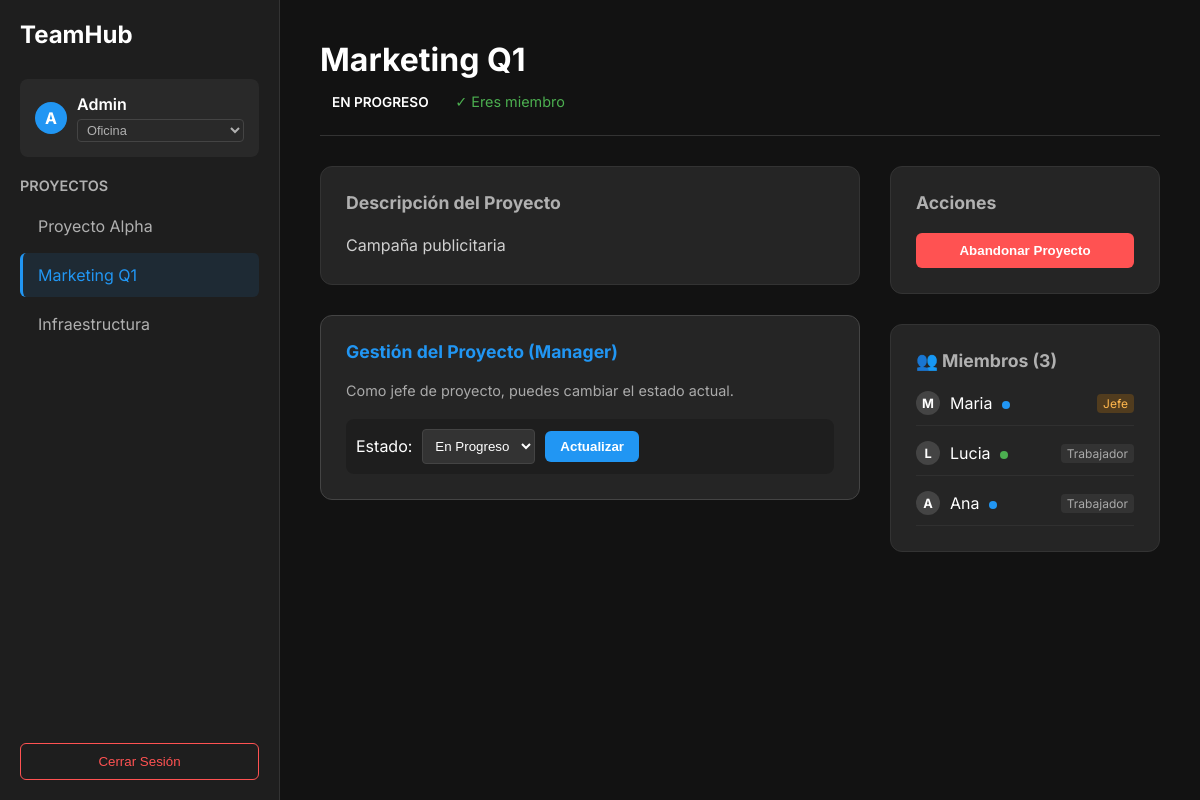
/ui/index.php?team_id=2 (signed in), run on an earlier commit of the app's database.
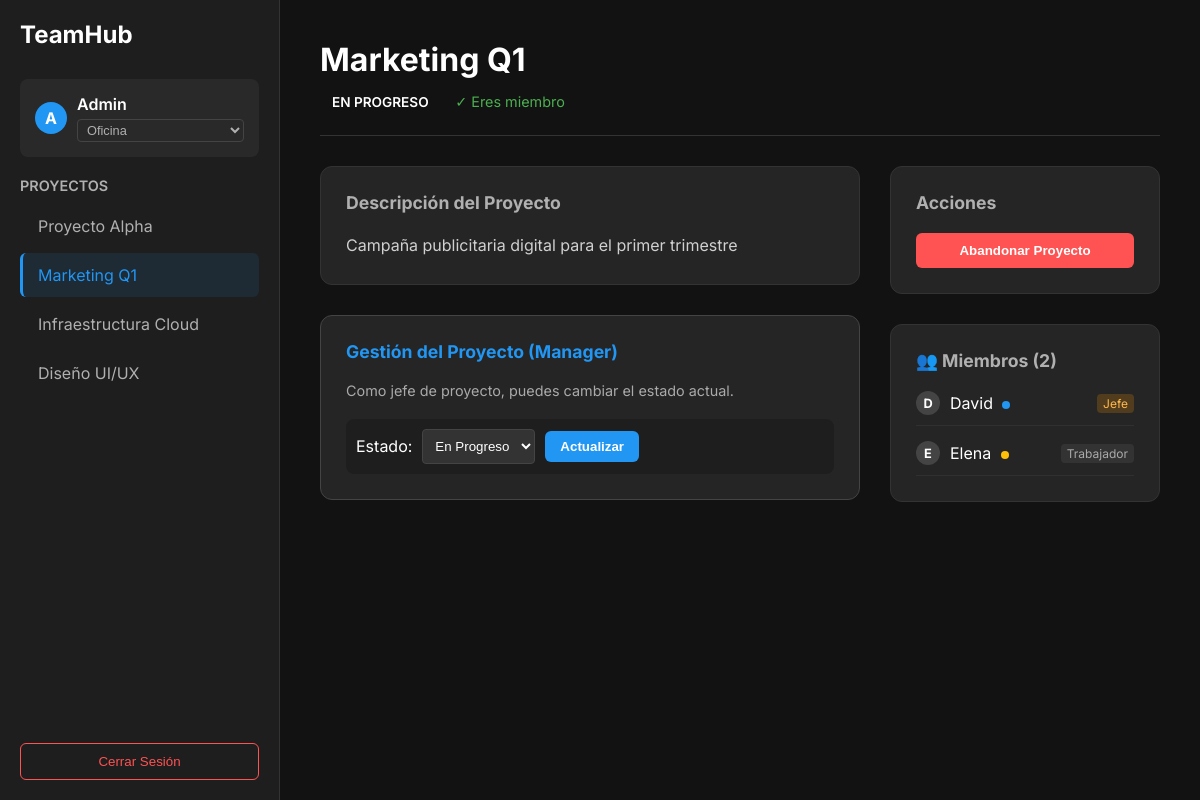
And on a later commit of the database.
### tables this page shows
CREATE TABLE teams (
    id INT AUTO_INCREMENT PRIMARY KEY,
    name VARCHAR(100) NOT NULL,
    description TEXT,
    status ENUM('En Progreso', 'Completado', 'Pausado', 'Cancelado') DEFAULT 'En Progreso',
    gather_space_id VARCHAR(255) DEFAULT NULL,
    gather_space_url VARCHAR(500) DEFAULT NULL,
    gather_enabled BOOLEAN DEFAULT FALSE,
    created_by INT,
    created_at TIMESTAMP DEFAULT CURRENT_TIMESTAMP,
    FOREIGN KEY (created_by) REFERENCES users(id) ON DELETE SET NULL
);

CREATE TABLE team_members (
    id INT AUTO_INCREMENT PRIMARY KEY,
    user_id INT NOT NULL,
    team_id INT NOT NULL,
    role ENUM('admin', 'member') DEFAULT 'member',
    joined_at TIMESTAMP DEFAULT CURRENT_TIMESTAMP,
    FOREIGN KEY (user_id) REFERENCES users(id) ON DELETE CASCADE,
    FOREIGN KEY (team_id) REFERENCES teams(id) ON DELETE CASCADE,
    UNIQUE(user_id, team_id)
);

CREATE TABLE users (
    id INT AUTO_INCREMENT PRIMARY KEY,
    username VARCHAR(50) NOT NULL,
    email VARCHAR(100) NOT NULL UNIQUE,
    password VARCHAR(255) NOT NULL,
    role ENUM('admin', 'user') DEFAULT 'user',
    status ENUM('Oficina', 'Teletrabajo', 'Ausente', 'Reunión', 'Desconectado') DEFAULT 'Oficina',
    created_at TIMESTAMP DEFAULT CURRENT_TIMESTAMP
);

### motor/db.php (called while the page is built, shortened)
<?php
class Database {
    private static $instance = null;
    private $conn;
    private $host = 'db';
    private $user = 'root';
    private $pass = 'root';
    private $name = 'proyecto_dual';
    private function __construct() {
        try {
            $dsn = "mysql:host={$this->host};dbname={$this->name};charset=utf8mb4";
            $options = [
                PDO::ATTR_ERRMODE => PDO::ERRMODE_EXCEPTION,
                PDO::ATTR_DEFAULT_FETCH_MODE => PDO::FETCH_ASSOC,
                PDO::ATTR_EMULATE_PREPARES => false,
            ];
            $this->conn = new PDO($dsn, $this->user, $this->pass, $options);
        } catch (PDOException $e) {
            error_log("Database Connection Error: " . $e->getMessage());
            die("Error de conexión a la base de datos.");
        }
    }
    public static function getInstance() {
        if (self::$instance == null) {
            self::$instance = new Database();
        }
        return self::$instance;
    }
    public function getConnection() {
        return $this->conn;
    }
}

### modelo/consultas.php (called while the page is built, shortened)
<?php
require_once __DIR__ . '/../motor/db.php';
class Consultas {
    private $db;
    public function __construct() {
        $this->db = Database::getInstance()->getConnection();
    }
    public function obtenerTodosLosEquipos() {
        $query = $this->db->query("SELECT * FROM teams");
        return $query ? $query->fetchAll() : [];
    }
    public function obtenerEquipo($id) {
        $stmt = $this->db->prepare("SELECT * FROM teams WHERE id = ?");
        $stmt->execute([$id]);
        return $stmt->fetch();
    }
    public function esMiembro($user_id, $team_id) {
        if ($this->esGlobalAdmin($user_id)) return true;
        $stmt = $this->db->prepare("SELECT 1 FROM team_members WHERE user_id = ? AND team_id = ?");
        $stmt->execute([$user_id, $team_id]);
        return (bool) $stmt->fetch();
    }
    public function obtenerRolUsuario($user_id, $team_id) {
        if ($this->esGlobalAdmin($user_id)) return 'admin';
        $stmt = $this->db->prepare("SELECT role FROM team_members WHERE user_id = ? AND team_id = ?");
        $stmt->execute([$user_id, $team_id]);
        return $stmt->fetchColumn();
    }
    private function esGlobalAdmin($user_id) {
        $stmt = $this->db->prepare("SELECT role FROM users WHERE id = ?");
        $stmt->execute([$user_id]);
        $role = $stmt->fetchColumn();
        return $role === 'admin';
    }
    public function obtenerMiembrosEquipo($team_id) {
        $stmt = $this->db->prepare("
            SELECT u.username, u.status, tm.role
            FROM users u
            JOIN team_members tm ON u.id = tm.user_id
            WHERE tm.team_id = ?
        ");
        $stmt->execute([$team_id]);
        return $stmt->fetchAll();
    }
}

### ui/index.php (the view, shortened to what the changed rows need)
<?php
require_once __DIR__ . '/../modelo/consultas.php';
$consultas = new Consultas();
$user_id = $_SESSION['user_id'];
$equipos = $consultas->obtenerTodosLosEquipos();
$selected_team_id = isset($_GET['team_id']) ? $_GET['team_id'] : (count($equipos) > 0 ? $equipos[0]['id'] : null);
$selected_team = null;
$miembros = [];
$user_role = null;
$es_miembro = false;
if ($selected_team_id) {
    $selected_team = $consultas->obtenerEquipo($selected_team_id);
    if ($selected_team) {
        $miembros = $consultas->obtenerMiembrosEquipo($selected_team_id);
        $user_role = $consultas->obtenerRolUsuario($user_id, $selected_team_id);
        $es_miembro = $consultas->esMiembro($user_id, $selected_team_id);
    }
}
?>
<!DOCTYPE html>
<html lang="es">
<head>
</head>
<body>
    <div class="sidebar">
        <ul class="project-list">
            <?php foreach ($equipos as $equipo): ?>
                <li class="project-item">
                    <a href="?team_id=<?= $equipo['id'] ?>" class="project-link <?= $selected_team_id == $equipo['id'] ? 'active' : '' ?>">
                        <?= htmlspecialchars($equipo['name']) ?>
                    </a>
                </li>
            <?php endforeach; ?>
        </ul>
    </div>
    <div class="main-content">
        <?php if ($selected_team): ?>
            <div class="header">
                <div>
                    <h1 class="project-title"><?= htmlspecialchars($selected_team['name']) ?></h1>
                    <?php
                        $statusClass = str_replace(' ', '.', $selected_team['status'] ?? 'En.Progreso');
                    ?>
                    <span class="project-status status-<?= $statusClass ?>">
                        <?= htmlspecialchars($selected_team['status'] ?? 'En Progreso') ?>
                    </span>
                    <?php if ($es_miembro): ?>
                        <span style="font-size:0.9rem; color:#4CAF50; margin-left:10px;">✓ Eres miembro</span>
                    <?php endif; ?>
                </div>
            </div>
            <div class="content-grid">
                <div style="display:flex; flex-direction:column; gap:30px;">
                    <div class="card">
                        <h3>Descripción del Proyecto</h3>
                        <div class="description-text">
                            <?= nl2br(htmlspecialchars($selected_team['description'])) ?>
                        </div>
                    </div>
                    <?php if ($user_role === 'admin'): ?>
                        <div class="card" style="border-color: #444;">
                            <h3 style="color:var(--accent-color);">Gestión del Proyecto (Manager)</h3>
                            <p style="font-size:0.9rem; color:#aaa;">Como jefe de proyecto, puedes cambiar el estado actual.</p>
                            <form method="POST" class="status-form">
                                <label for="status">Estado:</label>
                                <select name="new_status" id="status">
                                    <option value="En Progreso" <?= ($selected_team['status'] ?? '') == 'En Progreso' ? 'selected' : '' ?>>En Progreso</option>
                                </select>
                                <button type="submit" name="update_status" class="btn btn-primary" style="padding:8px 15px;">Actualizar</button>
                            </form>
                        </div>
                    <?php endif; ?>
                </div>
                <div style="display:flex; flex-direction:column; gap:30px;">
                    <div class="card">
                        <h3>Acciones</h3>
                        <form method="POST">
                            <?php if ($es_miembro): ?>
                                <button type="submit" name="leave_team" class="btn btn-danger" style="width:100%">Abandonar Proyecto</button>
                            <?php else: ?>
                                <button type="submit" name="join_team" class="btn btn-primary" style="width:100%">Unirse al Proyecto</button>
                            <?php endif; ?>
                        </form>
                    </div>
                    <div class="card">
                        <h3>👥 Miembros (<?= count($miembros) ?>)</h3>
                        <?php if (empty($miembros)): ?>
                            <p style="color:#666; font-style:italic;">No hay miembros aún.</p>
                        <?php else: ?>
                            <div class="member-list">
                                <?php foreach ($miembros as $m): ?>
                                    <div class="member-item">
                                        <div class="member-info">
                                            <div class="user-avatar" style="width:24px; height:24px; font-size:0.8rem; background:#444;">
                                                <?= strtoupper(substr($m['username'], 0, 1)) ?>
                                            </div>
                                            <div>
                                                <span><?= htmlspecialchars($m['username']) ?></span>
                                                <span class="status-dot user-status-<?= $m['status'] ?>" title="<?= $m['status'] ?>" style="margin-left:5px;"></span>
                                            </div>
                                        </div>
                                        <?php if ($m['role'] === 'admin'): ?>
                                            <span class="role-badge role-admin">Jefe</span>
                                        <?php else: ?>
                                            <span class="role-badge">Trabajador</span>
                                        <?php endif; ?>
                                    </div>
                                <?php endforeach; ?>
                            </div>
                        <?php endif; ?>
                    </div>
                </div>
            </div>
        <?php else: ?>
            <div style="display:flex; justify-content:center; align-items:center; height:100%; color:#555;">
                <h2>Selecciona un proyecto de la izquierda para ver detalles</h2>
            </div>
        <?php endif; ?>
    </div>
</body>
</html>

What changed in the data, as far as the page shows it:
no longer on this page (row edited): team_members: user.username "A", user.username "Ana", role "Trabajador"
changed teams "Marketing Q1": description "Campaña publicitaria" → "Campaña publicitaria digital para el primer trimestre"
changed teams: name "Infraestructura" → "Infraestructura Cloud"
added teams: name "Diseño UI/UX"
changed team_members: user.username "M" → "D"; user.username "Maria" → "David"
changed team_members: user.username "L" → "E"; user.username "Lucia" → "Elena"; user_id 6 → 5 (drawn)
Also different on the page:
count($miembros): "3" → "2"
